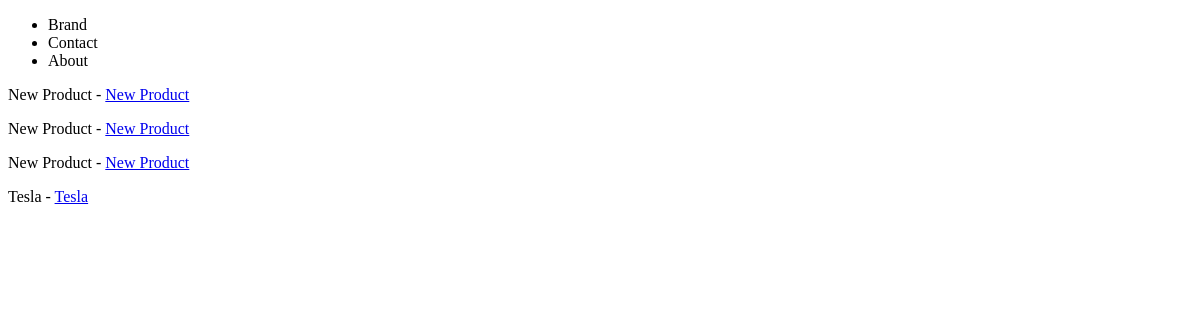
/products/, run on an earlier commit of the app's database.
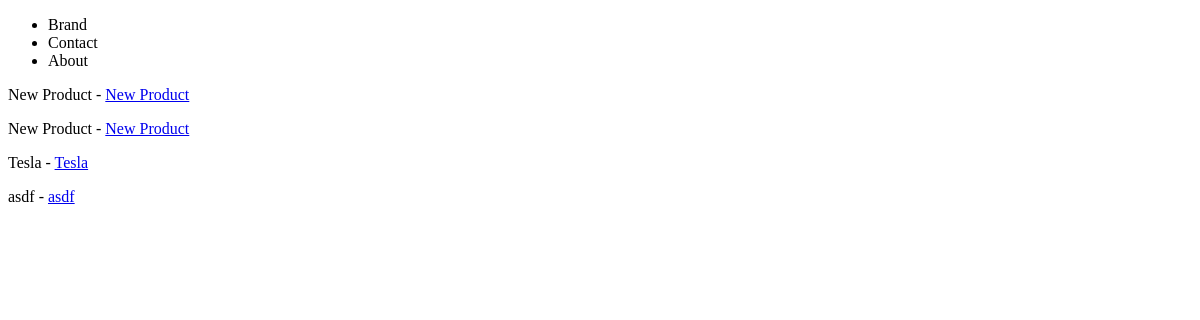
And on a later commit of the database.
### products/models.py (models this page shows)
class Product(models.Model):
    title = models.CharField(max_length=120)  # max_length = required
    description = models.TextField(blank=True, null=True)
    price = models.DecimalField(decimal_places=2, max_digits=10000)
    summary = models.TextField(blank=False, null=False)
    feature = models.BooleanField(default=False)  # null=True, default=True
    def get_absolute_url(self):
        return reverse("products:product", kwargs={"my_id": self.id})

### products/views.py (the view)
# urls.py: path('', product_list_view, name='products'),
def product_list_view(request):
    queryset = Product.objects.all()
    context = {
        'object_list': queryset
    }
    return render(request, 'products/product_list.html', context)

### products/templates/products/product_list.html
{% extends 'base.html' %}
{% block content %}
    {% for object in object_list %}
    	<p>{{ object.title }} - <a href="{{ object.get_absolute_url }}">{{ object.title }}</a></p>
    {% endfor %}
{% endblock %}

What changed in the data, as far as the page shows it:
removed Product: title "New Product"
added Product: title "asdf"
